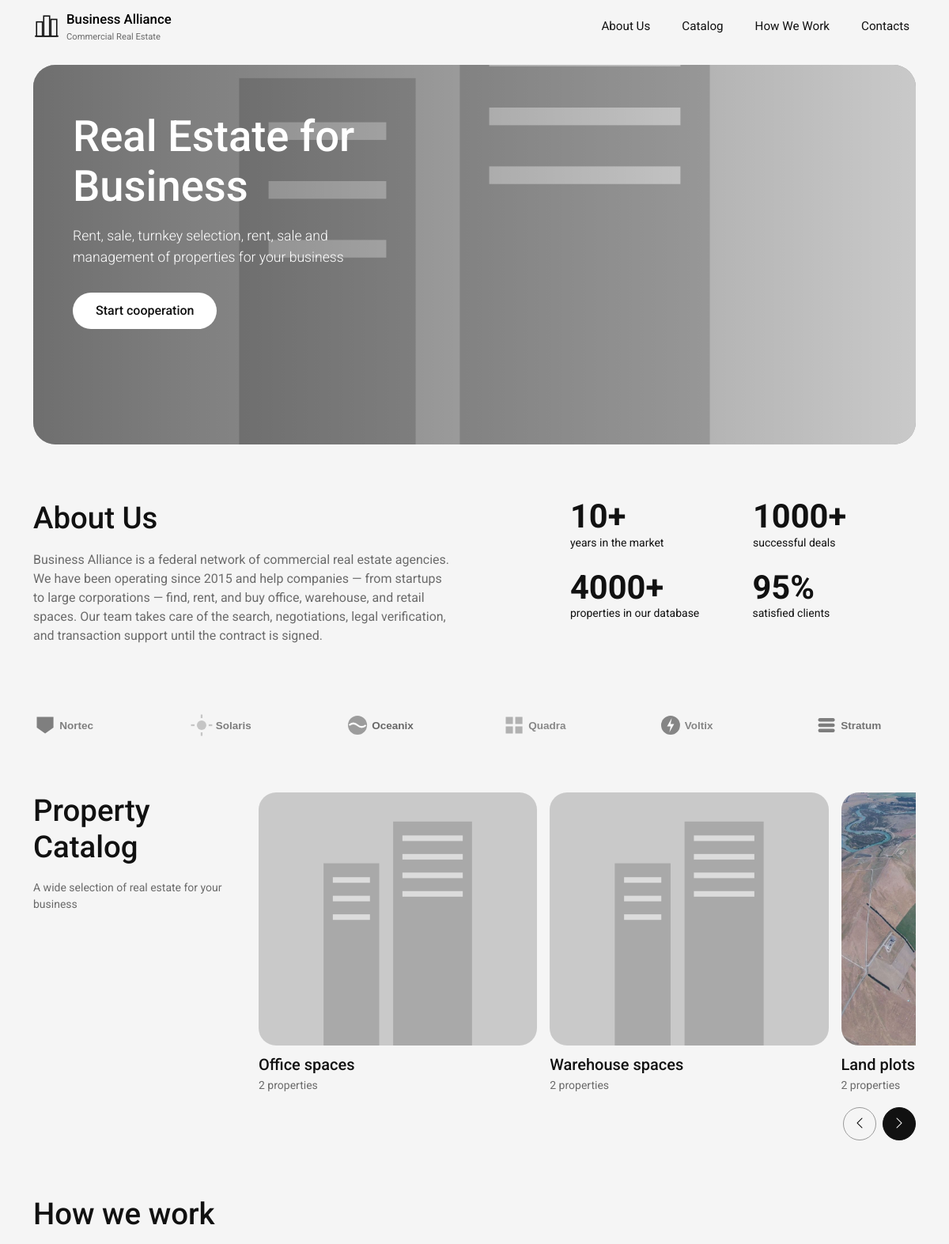
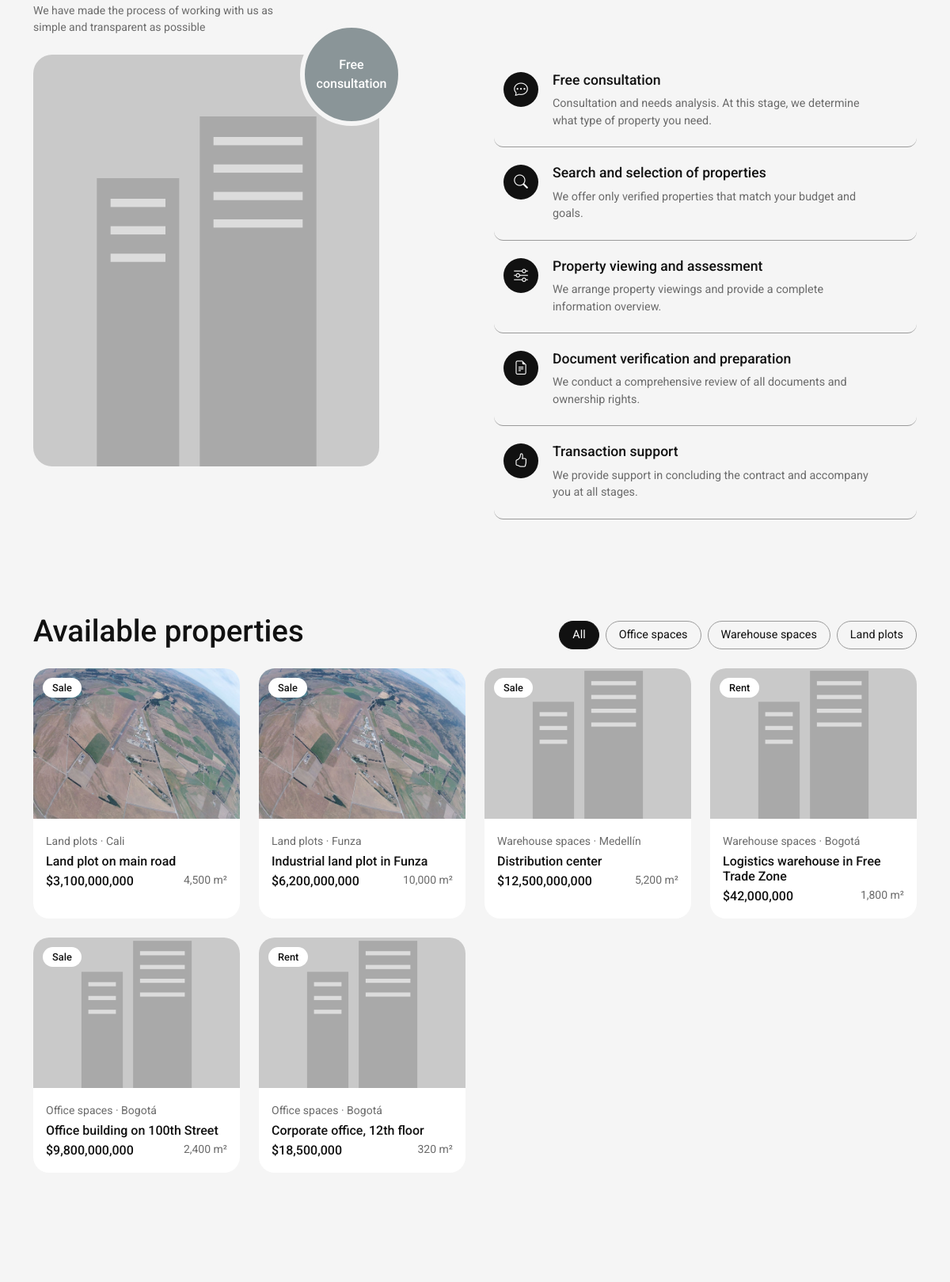
The page / (upper part) on the database its author committed (2 pictures, top to bottom).
### tables this page shows
CREATE TABLE `categorias` (
  `id` int(11) NOT NULL,
  `nombre` varchar(60) NOT NULL,
  `imagen` varchar(255) NOT NULL
);

CREATE TABLE `propiedades` (
  `id` int(11) NOT NULL,
  `titulo` varchar(100) NOT NULL,
  `ciudad` varchar(60) NOT NULL,
  `area` int(11) NOT NULL,
  `precio` decimal(14,2) NOT NULL,
  `operacion` enum('Sale','Rent') NOT NULL,
  `imagen` varchar(255) NOT NULL,
  `categoria_id` int(11) NOT NULL
);

### controllers/HomeController.php (called while the page is built)
<?php
require_once __DIR__ . '/../modelo/modelo.php';
class HomeController {
    private $conexion;
    public function __construct() {
        global $conexion;
        $this->conexion = $conexion;
    }
    public function index() {
        $categoria   = $_GET['categoria'] ?? null;
        $categorias  = listarCategorias($this->conexion);
        $propiedades = listarPropiedades($this->conexion, $categoria);
        require __DIR__ . '/../vistas/inicio.php';
    }
}

### modelo/modelo.php (called while the page is built, shortened)
<?php
function listarCategorias($conexion) {
    $sql = 'SELECT c.*, COUNT(p.id) AS total
            FROM categorias c
            LEFT JOIN propiedades p ON p.categoria_id = c.id
            GROUP BY c.id
            ORDER BY c.id';
    return $conexion->query($sql)->fetchAll(PDO::FETCH_ASSOC);
}
function listarPropiedades($conexion, $categoria = null) {
    $sql = 'SELECT p.*, c.nombre AS categoria
            FROM propiedades p
            JOIN categorias c ON c.id = p.categoria_id';
    $datos = [];
    $sql .= ' ORDER BY p.id DESC';
    $consulta = $conexion->prepare($sql);
    $consulta->execute($datos);
    return $consulta->fetchAll(PDO::FETCH_ASSOC);
}

### vistas/inicio.php (the view, shortened to what this page needs)
<?php
require __DIR__ . '/encabezado.php';
?>
<section class="container mt-3">
  <div class="portada">
    <img src="https://i.pinimg.com/736x/85/59/80/85598020fd857859c603e7a834a48baa.jpg" alt="Corporate building"
         class="portada-img" onerror="this.src='img/edificio.svg'">
    <div class="portada-texto">
      <h1>Real Estate for <br>Business</h1>
      <p>Rent, sale, turnkey selection, rent, sale and management of properties for your business</p>
      <a href="#contacto" class="btn btn-blanco">Start cooperation</a>
    </div>
  </div>
</section>
<section id="nosotros" class="container seccion">
  <div class="row g-4 g-lg-5 align-items-start">
    <div class="col-12 col-lg-6" data-aos="fade-up">
      <h2 class="titulo">About Us</h2>
      <p class="texto-gris">
        Business Alliance is a federal network of commercial real estate agencies. We have been operating
        since 2015 and help companies — from startups to large corporations — find, rent, and buy office,
        warehouse, and retail spaces. Our team takes care of the search, negotiations, legal verification,
        and transaction support until the contract is signed.
      </p>
    </div>
    <div class="col-12 col-lg-5 offset-lg-1">
      <div class="row g-4">
        <div class="col-6" data-aos="zoom-in"><div class="cifra">10+</div><small>years in the market</small></div>
        <div class="col-6" data-aos="zoom-in" data-aos-delay="100"><div class="cifra">1000+</div><small>successful deals</small></div>
        <div class="col-6" data-aos="zoom-in" data-aos-delay="200"><div class="cifra">4000+</div><small>properties in our database</small></div>
        <div class="col-6" data-aos="zoom-in" data-aos-delay="300"><div class="cifra">95%</div><small>satisfied clients</small></div>
      </div>
    </div>
  </div>
</section>
<section class="container">
  <div class="logos" data-aos="fade-up">
    <img src="img/logos/logo1.svg" alt="Partner 1">
    <img src="img/logos/logo2.svg" alt="Partner 2">
    <img src="img/logos/logo3.svg" alt="Partner 3">
    <img src="img/logos/logo4.svg" alt="Partner 4">
    <img src="img/logos/logo5.svg" alt="Partner 5">
    <img src="img/logos/logo6.svg" alt="Partner 6">
  </div>
</section>
<section id="catalogo" class="container seccion">
  <div class="row g-4">
    <div class="col-12 col-lg-3" data-aos="fade-right">
      <h2 class="titulo">Property Catalog</h2>
      <p class="texto-gris small">A wide selection of real estate for your business</p>
    </div>
    <div class="col-12 col-lg-9" data-aos="fade-up">
      <div class="swiper carrusel">
        <div class="swiper-wrapper">
          <?php foreach ($categorias as $c): ?>
            <div class="swiper-slide">
              <a href="index.php?categoria=<?= $c['id'] ?>#propiedades" class="tarjeta-catalogo">
                <div class="tarjeta-img">
                  <img src="<?= htmlspecialchars($c['imagen']) ?>" alt="<?= htmlspecialchars($c['nombre']) ?>"
                       onerror="this.src='img/edificio.svg'">
                </div>
                <h5><?= htmlspecialchars($c['nombre']) ?></h5>
                <small class="texto-gris"><?= $c['total'] ?> properties</small>
              </a>
            </div>
          <?php endforeach; ?>
        </div>
      </div>
      <div class="d-flex justify-content-end gap-2 mt-3">
        <button class="flecha flecha-anterior"><i class="bi bi-chevron-left"></i></button>
        <button class="flecha flecha-siguiente oscura"><i class="bi bi-chevron-right"></i></button>
      </div>
    </div>
  </div>
</section>
<section id="como-trabajamos" class="container pb-5">
  <h2 class="titulo" data-aos="fade-up">How we work</h2>
  <p class="texto-gris small mb-4" data-aos="fade-up">We have made the process of working with us as<br>simple and transparent as possible</p>
  <div class="row g-4 g-lg-5 align-items-start">
    <div class="col-12 col-lg-5" data-aos="fade-right">
      <div class="foto-proceso">
        <img src="https://i.pinimg.com/736x/48/6a/77/486a77bf36c3d41731d277c686aa3024.jpg" alt="Glass building"
             onerror="this.src='img/edificio.svg'">
        <div class="insignia">Free<br>consultation</div>
      </div>
    </div>
    <div class="col-12 col-lg-6 offset-lg-1">
      <div class="paso" data-aos="fade-up">
        <span class="paso-icono"><i class="bi bi-chat-dots"></i></span>
        <div>
          <h5>Free consultation</h5>
          <p>Consultation and needs analysis. At this stage, we determine what type of property you need.</p>
        </div>
      </div>
      <div class="paso" data-aos="fade-up">
        <span class="paso-icono"><i class="bi bi-search"></i></span>
        <div>
          <h5>Search and selection of properties</h5>
          <p>We offer only verified properties that match your budget and goals.</p>
        </div>
      </div>
      <div class="paso" data-aos="fade-up">
        <span class="paso-icono"><i class="bi bi-sliders"></i></span>
        <div>
          <h5>Property viewing and assessment</h5>
          <p>We arrange property viewings and provide a complete information overview.</p>
        </div>
      </div>
      <div class="paso" data-aos="fade-up">
        <span class="paso-icono"><i class="bi bi-file-earmark-text"></i></span>
        <div>
          <h5>Document verification and preparation</h5>
          <p>We conduct a comprehensive review of all documents and ownership rights.</p>
        </div>
      </div>
      <div class="paso" data-aos="fade-up">
        <span class="paso-icono"><i class="bi bi-hand-thumbs-up"></i></span>
        <div>
          <h5>Transaction support</h5>
          <p>We provide support in concluding the contract and accompany you at all stages.</p>
        </div>
      </div>
    </div>
  </div>
</section>
<section id="propiedades" class="container seccion">
  <div class="d-flex flex-wrap justify-content-between align-items-end gap-3 mb-4">
    <h2 class="titulo mb-0" data-aos="fade-up">Available properties</h2>
    <div class="filtros">
      <a href="index.php#propiedades" class="filtro <?= !$categoria ? 'activo' : '' ?>">All</a>
      <?php foreach ($categorias as $c): ?>
        <a href="index.php?categoria=<?= $c['id'] ?>#propiedades"
           class="filtro <?= $categoria == $c['id'] ? 'activo' : '' ?>"><?= htmlspecialchars($c['nombre']) ?></a>
      <?php endforeach; ?>
    </div>
  </div>
  <div class="row g-4">
    <?php foreach ($propiedades as $p): ?>
      <div class="col-12 col-sm-6 col-lg-3" data-aos="fade-up">
        <div class="propiedad">
          <div class="propiedad-img">
            <img src="<?= htmlspecialchars($p['imagen']) ?>" alt="<?= htmlspecialchars($p['titulo']) ?>"
                 loading="lazy" onerror="this.src='img/edificio.svg'">
            <span class="operacion"><?= $p['operacion'] ?></span>
          </div>
          <div class="p-3">
            <small class="texto-gris"><?= htmlspecialchars($p['categoria']) ?> · <?= htmlspecialchars($p['ciudad']) ?></small>
            <h6 class="my-1"><?= htmlspecialchars($p['titulo']) ?></h6>
            <div class="d-flex justify-content-between">
              <span class="fw-medium">$<?= number_format($p['precio'], 0, '.', ',') ?></span>
              <small class="texto-gris"><?= number_format($p['area'], 0, '.', ',') ?> m²</small>
            </div>
          </div>
        </div>
      </div>
    <?php endforeach; ?>
  </div>
</section>
<section id="contacto" class="container seccion">
</section>
<?php require __DIR__ . '/pie.php'; ?>

### index.php (shortened to what this page needs)
<?php
require_once 'controllers/HomeController.php';
$homeController      = new HomeController();
$pagina = $_GET['pagina'] ?? 'inicio';
switch ($pagina) {
    default:
        $homeController->index();
        break;
}

### vistas/encabezado.php (shortened to what this page needs)
<!DOCTYPE html>
<html lang="en">
<head>
  <link rel="stylesheet" href="https://cdn.jsdelivr.net/npm/bootstrap@5.3.3/dist/css/bootstrap.min.css">
  <link rel="stylesheet" href="https://cdn.jsdelivr.net/npm/bootstrap-icons@1.11.3/font/bootstrap-icons.min.css">
  <link rel="stylesheet" href="https://cdn.jsdelivr.net/npm/swiper@11.1.14/swiper-bundle.min.css">
  <link rel="stylesheet" href="libs/aos/aos.css">
  <link rel="stylesheet" href="css/estilos.css">
</head>
<body>
<nav class="navbar navbar-expand-lg barra sticky-top">
  <div class="container">
    <a class="navbar-brand d-flex align-items-center gap-2" href="index.php">
      <img src="img/logo.svg" alt="Logo Business Alliance" width="34" height="34">
      <span class="lh-1">
        <span class="marca">Business Alliance</span><br>
        <small class="submarca">Commercial Real Estate</small>
      </span>
    </a>
    <div class="collapse navbar-collapse" id="menu">
      <ul class="navbar-nav ms-auto gap-lg-4">
        <li class="nav-item"><a class="nav-link enlace-menu" href="index.php#nosotros">About Us</a></li>
        <li class="nav-item"><a class="nav-link enlace-menu" href="index.php#catalogo">Catalog</a></li>
        <li class="nav-item"><a class="nav-link enlace-menu" href="index.php#como-trabajamos">How We Work</a></li>
        <li class="nav-item"><a class="nav-link enlace-menu" href="index.php#contacto">Contacts</a></li>
      </ul>
    </div>
  </div>
</nav>

### vistas/pie.php (shortened to what this page needs)
</body>
</html>

### css/estilos.css (style rules this page uses)
:root { --fondo: #f5f5f5; --negro: #111111; --gris: #6b6b6b; --linea: #d9d9d9; --gris-insignia: #8a9598; }
body { font-family: "Roboto", Arial, sans-serif; background: var(--fondo); color: var(--negro); overflow-x: hidden; }
.seccion { padding: 70px 12px; }
.titulo { font-size: 2.4rem; font-weight: 500; margin-bottom: 18px; }
.texto-gris { color: var(--gris); }
.barra { background: var(--fondo); }
.marca { font-weight: 500; font-size: 1.05rem; }
.submarca { font-size: 0.7rem; color: var(--gris); }
.enlace-menu { position: relative; color: var(--negro) !important; font-size: 0.95rem; }
.enlace-menu::after { content: ""; position: absolute; left: 8px; bottom: 4px; width: 0; height: 1px; background: var(--negro); transition: width 0.3s; }
.btn-blanco, .btn-negro, .btn-borde { border-radius: 30px; padding: 10px 28px; font-weight: 500; transition: background 0.3s, color 0.3s, transform 0.3s; }
.btn-blanco { background: #ffffff; color: var(--negro); }
.portada { position: relative; border-radius: 28px; overflow: hidden; height: 480px; background: #9a9a9a; }
.portada-img { width: 100%; height: 100%; object-fit: cover; filter: grayscale(100%); }
.portada-texto { position: absolute; inset: 0; padding: 60px 50px; color: #ffffff; background: linear-gradient(90deg, rgba(0, 0, 0, 0.45), rgba(0, 0, 0, 0)); animation: entrar 1s ease-out; }
.portada-texto h1 { font-size: 3.4rem; font-weight: 500; line-height: 1.15; }
.portada-texto p { max-width: 420px; font-weight: 300; font-size: 1.1rem; margin: 18px 0 32px; }
.cifra { font-size: 2.6rem; font-weight: 700; line-height: 1; }
.logos { display: flex; flex-wrap: wrap; justify-content: space-between; align-items: center; gap: 24px; }
.logos img { height: 30px; filter: grayscale(100%); opacity: 0.6; transition: filter 0.3s, opacity 0.3s; }
.tarjeta-catalogo { display: block; color: var(--negro); text-decoration: none; }
.tarjeta-img { border-radius: 22px; overflow: hidden; margin-bottom: 12px; }
.tarjeta-img img { width: 100%; height: 320px; object-fit: cover; display: block; transition: transform 0.5s; }
.tarjeta-catalogo h5 { font-weight: 500; margin-bottom: 2px; }
.flecha { width: 42px; height: 42px; border-radius: 50%; border: 1px solid #9a9a9a; background: transparent; transition: background 0.3s, color 0.3s; }
.flecha.oscura { background: var(--negro); border-color: var(--negro); color: #ffffff; }
.filtros { display: flex; flex-wrap: wrap; gap: 8px; }
.filtro { border: 1px solid #9a9a9a; border-radius: 30px; padding: 6px 16px; color: var(--negro); text-decoration: none; font-size: 0.9rem; transition: background 0.3s, color 0.3s; }
.filtro:hover, .filtro.activo { background: var(--negro); border-color: var(--negro); color: #ffffff; }
.propiedad { background: #ffffff; border-radius: 20px; overflow: hidden; height: 100%; transition: transform 0.3s, box-shadow 0.3s; }
.propiedad-img { position: relative; }
.propiedad-img img { width: 100%; height: 190px; object-fit: cover; }
.operacion { position: absolute; top: 12px; left: 12px; background: #ffffff; border-radius: 20px; padding: 3px 12px; font-size: 0.8rem; font-weight: 500; }
.foto-proceso { position: relative; }
.foto-proceso img { width: 100%; height: 520px; object-fit: cover; border-radius: 24px; }
.insignia { position: absolute; top: -40px; right: -30px; width: 130px; height: 130px; border-radius: 50%; background: var(--gris-insignia); color: #ffffff; font-weight: 500; display: flex; align-items: center; justify-content: center; text-align: center; border: 6px solid var(--fondo); animation: flotar 3s ease-in-out infinite; }
.paso { display: flex; gap: 18px; padding: 22px 12px; border-bottom: 1px solid #9a9a9a; border-radius: 12px; transition: background 0.3s; }
.paso-icono { flex-shrink: 0; width: 44px; height: 44px; border-radius: 50%; background: var(--negro); color: #ffffff; display: flex; align-items: center; justify-content: center; font-size: 1.1rem; transition: transform 0.3s; }
.paso h5 { font-weight: 500; font-size: 1.1rem; }
.paso p { color: var(--gris); font-size: 0.9rem; margin: 0; max-width: 400px; }

### rows shown on the page
categorias: nombre "Office spaces", total "2"
categorias: nombre "Warehouse spaces", total "2"
categorias: imagen (picture), nombre "Land plots", total "2"
propiedades: imagen (picture), operacion "Sale", categoria.nombre "Land plots", ciudad "Cali", titulo "Land plot on main road", precio "3,100,000,000", area "4,500"
propiedades: imagen (picture), operacion "Sale", categoria.nombre "Land plots", ciudad "Funza", titulo "Industrial land plot in Funza", precio "6,200,000,000", area "10,000"
propiedades: operacion "Sale", categoria.nombre "Warehouse spaces", ciudad "Medellín", titulo "Distribution center", precio "12,500,000,000", area "5,200"
propiedades: operacion "Rent", categoria.nombre "Warehouse spaces", ciudad "Bogotá", titulo "Logistics warehouse in Free Trade Zone", precio "42,000,000", area "1,800"
propiedades: operacion "Sale", categoria.nombre "Office spaces", ciudad "Bogotá", titulo "Office building on 100th Street", precio "9,800,000,000", area "2,400"
propiedades: operacion "Rent", categoria.nombre "Office spaces", ciudad "Bogotá", titulo "Corporate office, 12th floor", precio "18,500,000", area "320"
